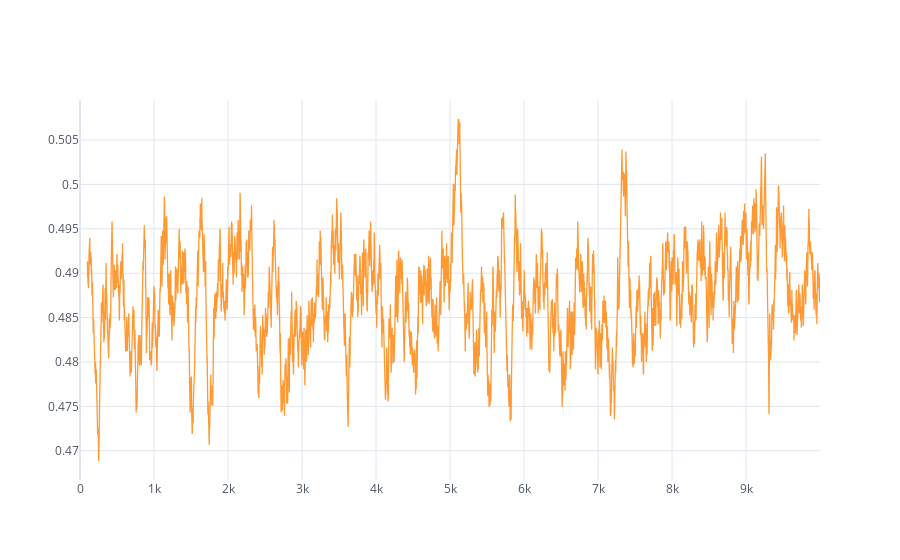

Source (notebook cell):
### Code cell
pd.Series(soybean_results['models']['h1'].loss).rolling(100).mean().iplot()

### Figure 1 — Plotly figure (JSON) as saved in the notebook; plotly's stock layout.template omitted (floating-point values rounded to 4 significant figures; data arrays with more than 128 entries replaced by an {"elided": "..."} marker saying what was removed)
{"data": [{"line": {"color": "rgba(255, 153, 51, 1.0)", "dash": "solid", "shape": "linear", "width": 1.3}, "mode": "lines", "name": "None", "text": "", "type": "scatter", "x": {"elided": "10000 int values"}, "y": {"elided": "10000 mixed values"}}], "layout": {"legend": {"bgcolor": "#FFFFFF", "font": {"color": "#4D5663"}}, "paper_bgcolor": "#FFFFFF", "plot_bgcolor": "#FFFFFF", "title": {"font": {"color": "#4D5663"}}, "xaxis": {"gridcolor": "#E1E5ED", "showgrid": true, "tickfont": {"color": "#4D5663"}, "title": {"font": {"color": "#4D5663"}, "text": ""}, "zerolinecolor": "#E1E5ED"}, "yaxis": {"gridcolor": "#E1E5ED", "showgrid": true, "tickfont": {"color": "#4D5663"}, "title": {"font": {"color": "#4D5663"}, "text": ""}, "zerolinecolor": "#E1E5ED"}}}
